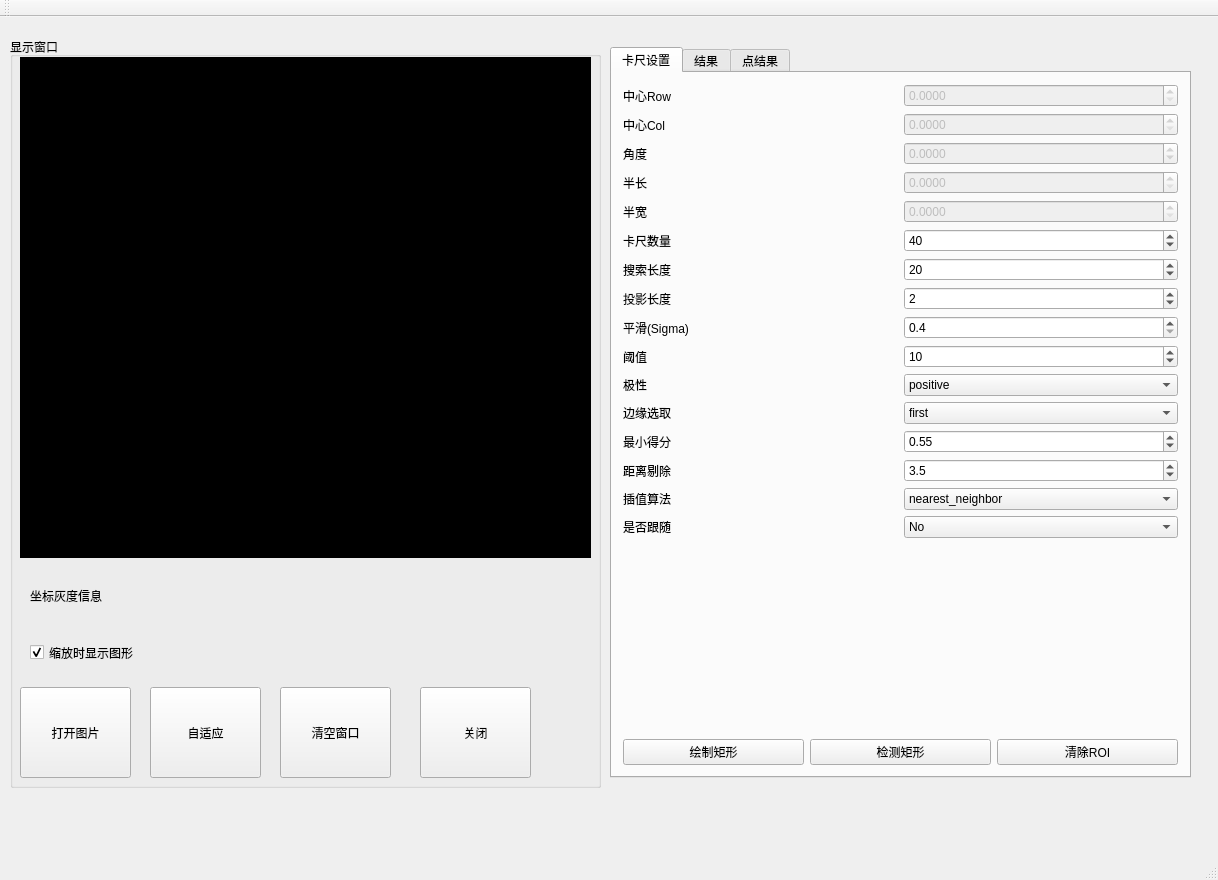
<?xml version="1.0" encoding="UTF-8"?>
<ui version="4.0">
 <class>RectangleWindowClass</class>
 <widget class="QMainWindow" name="RectangleWindowClass">
  <property name="geometry">
   <rect>
    <x>0</x>
    <y>0</y>
    <width>1218</width>
    <height>880</height>
   </rect>
  </property>
  <property name="windowTitle">
   <string>RectangleWindow</string>
  </property>
  <widget class="QWidget" name="centralWidget">
   <widget class="QGroupBox" name="groupBox">
    <property name="geometry">
     <rect>
      <x>10</x>
      <y>20</y>
      <width>591</width>
      <height>751</height>
     </rect>
    </property>
    <property name="title">
     <string>显示窗口</string>
    </property>
    <widget class="CMyLabel" name="lbl_Window">
     <property name="geometry">
      <rect>
       <x>10</x>
       <y>20</y>
       <width>571</width>
       <height>501</height>
      </rect>
     </property>
     <property name="styleSheet">
      <string notr="true">background-color: rgb(0, 0, 0);</string>
     </property>
     <property name="text">
      <string/>
     </property>
    </widget>
    <widget class="QPushButton" name="pBtn_ReadImage">
     <property name="geometry">
      <rect>
       <x>10</x>
       <y>650</y>
       <width>111</width>
       <height>91</height>
      </rect>
     </property>
     <property name="text">
      <string>打开图片</string>
     </property>
    </widget>
    <widget class="QPushButton" name="pBtn_FitImage">
     <property name="geometry">
      <rect>
       <x>140</x>
       <y>650</y>
       <width>111</width>
       <height>91</height>
      </rect>
     </property>
     <property name="text">
      <string>自适应</string>
     </property>
    </widget>
    <widget class="QLabel" name="lbl_Status">
     <property name="geometry">
      <rect>
       <x>20</x>
       <y>550</y>
       <width>561</width>
       <height>18</height>
      </rect>
     </property>
     <property name="text">
      <string>坐标灰度信息</string>
     </property>
    </widget>
    <widget class="QPushButton" name="btn_ClearWindow">
     <property name="geometry">
      <rect>
       <x>270</x>
       <y>650</y>
       <width>111</width>
       <height>91</height>
      </rect>
     </property>
     <property name="text">
      <string>清空窗口</string>
     </property>
    </widget>
    <widget class="QCheckBox" name="ckb_ShowObj">
     <property name="geometry">
      <rect>
       <x>20</x>
       <y>600</y>
       <width>131</width>
       <height>31</height>
      </rect>
     </property>
     <property name="text">
      <string>缩放时显示图形</string>
     </property>
     <property name="checked">
      <bool>true</bool>
     </property>
    </widget>
    <widget class="QPushButton" name="btn_Hide">
     <property name="geometry">
      <rect>
       <x>410</x>
       <y>650</y>
       <width>111</width>
       <height>91</height>
      </rect>
     </property>
     <property name="text">
      <string>关闭</string>
     </property>
    </widget>
   </widget>
   <widget class="QTabWidget" name="tabWidget_9">
    <property name="geometry">
     <rect>
      <x>610</x>
      <y>30</y>
      <width>581</width>
      <height>731</height>
     </rect>
    </property>
    <property name="currentIndex">
     <number>0</number>
    </property>
    <widget class="QWidget" name="tab_36">
     <attribute name="title">
      <string>卡尺设置</string>
     </attribute>
     <layout class="QGridLayout" name="gridLayout">
      <item row="0" column="0">
       <layout class="QVBoxLayout" name="verticalLayout">
        <item>
         <layout class="QHBoxLayout" name="horizontalLayout">
          <item>
           <widget class="QLabel" name="label_172">
            <property name="text">
             <string>中心Row</string>
            </property>
           </widget>
          </item>
          <item>
           <widget class="QDoubleSpinBox" name="dspb_CenterRow_Rectangle">
            <property name="enabled">
             <bool>false</bool>
            </property>
            <property name="decimals">
             <number>4</number>
            </property>
            <property name="minimum">
             <double>0.000000000000000</double>
            </property>
            <property name="maximum">
             <double>999999999.000000000000000</double>
            </property>
            <property name="singleStep">
             <double>0.000100000000000</double>
            </property>
           </widget>
          </item>
         </layout>
        </item>
        <item>
         <layout class="QHBoxLayout" name="horizontalLayout_3">
          <item>
           <widget class="QLabel" name="label_173">
            <property name="text">
             <string>中心Col</string>
            </property>
           </widget>
          </item>
          <item>
           <widget class="QDoubleSpinBox" name="dspb_CenterCol_Rectangle">
            <property name="enabled">
             <bool>false</bool>
            </property>
            <property name="decimals">
             <number>4</number>
            </property>
            <property name="minimum">
             <double>0.000000000000000</double>
            </property>
            <property name="maximum">
             <double>999999999.000000000000000</double>
            </property>
            <property name="singleStep">
             <double>0.000100000000000</double>
            </property>
           </widget>
          </item>
         </layout>
        </item>
        <item>
         <layout class="QHBoxLayout" name="horizontalLayout_4">
          <item>
           <widget class="QLabel" name="label_174">
            <property name="text">
             <string>角度</string>
            </property>
           </widget>
          </item>
          <item>
           <widget class="QDoubleSpinBox" name="dspb_Angle_Rectangle">
            <property name="enabled">
             <bool>false</bool>
            </property>
            <property name="decimals">
             <number>4</number>
            </property>
            <property name="minimum">
             <double>-99999.000000000000000</double>
            </property>
            <property name="maximum">
             <double>99999.000000000000000</double>
            </property>
            <property name="singleStep">
             <double>0.000100000000000</double>
            </property>
           </widget>
          </item>
         </layout>
        </item>
        <item>
         <layout class="QHBoxLayout" name="horizontalLayout_5">
          <item>
           <widget class="QLabel" name="label_175">
            <property name="text">
             <string>半长</string>
            </property>
           </widget>
          </item>
          <item>
           <widget class="QDoubleSpinBox" name="dspb_Len1_Rectangle">
            <property name="enabled">
             <bool>false</bool>
            </property>
            <property name="decimals">
             <number>4</number>
            </property>
            <property name="minimum">
             <double>0.000000000000000</double>
            </property>
            <property name="maximum">
             <double>999999999.000000000000000</double>
            </property>
            <property name="singleStep">
             <double>0.000100000000000</double>
            </property>
           </widget>
          </item>
         </layout>
        </item>
        <item>
         <layout class="QHBoxLayout" name="horizontalLayout_6">
          <item>
           <widget class="QLabel" name="label_176">
            <property name="text">
             <string>半宽</string>
            </property>
           </widget>
          </item>
          <item>
           <widget class="QDoubleSpinBox" name="dspb_Len2_Rectangle">
            <property name="enabled">
             <bool>false</bool>
            </property>
            <property name="decimals">
             <number>4</number>
            </property>
            <property name="minimum">
             <double>0.000000000000000</double>
            </property>
            <property name="maximum">
             <double>999999999.000000000000000</double>
            </property>
            <property name="singleStep">
             <double>0.000100000000000</double>
            </property>
           </widget>
          </item>
         </layout>
        </item>
        <item>
         <layout class="QHBoxLayout" name="horizontalLayout_7">
          <item>
           <widget class="QLabel" name="label_157">
            <property name="text">
             <string>卡尺数量</string>
            </property>
           </widget>
          </item>
          <item>
           <widget class="QSpinBox" name="spb_MeasureNum_Rectangle">
            <property name="maximum">
             <number>999999</number>
            </property>
            <property name="value">
             <number>40</number>
            </property>
           </widget>
          </item>
         </layout>
        </item>
        <item>
         <layout class="QHBoxLayout" name="horizontalLayout_8">
          <item>
           <widget class="QLabel" name="label_158">
            <property name="text">
             <string>搜索长度</string>
            </property>
           </widget>
          </item>
          <item>
           <widget class="QSpinBox" name="spb_MeasureLength1_Rectangle">
            <property name="maximum">
             <number>999999</number>
            </property>
            <property name="value">
             <number>20</number>
            </property>
           </widget>
          </item>
         </layout>
        </item>
        <item>
         <layout class="QHBoxLayout" name="horizontalLayout_9">
          <item>
           <widget class="QLabel" name="label_159">
            <property name="text">
             <string>投影长度</string>
            </property>
           </widget>
          </item>
          <item>
           <widget class="QSpinBox" name="spb_MeasureLength2_Rectangle">
            <property name="maximum">
             <number>999999</number>
            </property>
            <property name="value">
             <number>2</number>
            </property>
           </widget>
          </item>
         </layout>
        </item>
        <item>
         <layout class="QHBoxLayout" name="horizontalLayout_10">
          <item>
           <widget class="QLabel" name="label_160">
            <property name="text">
             <string>平滑(Sigma)</string>
            </property>
           </widget>
          </item>
          <item>
           <widget class="QDoubleSpinBox" name="dspb_MeasureSigma_Rectangle">
            <property name="decimals">
             <number>1</number>
            </property>
            <property name="minimum">
             <double>0.400000000000000</double>
            </property>
            <property name="singleStep">
             <double>0.100000000000000</double>
            </property>
           </widget>
          </item>
         </layout>
        </item>
        <item>
         <layout class="QHBoxLayout" name="horizontalLayout_11">
          <item>
           <widget class="QLabel" name="label_161">
            <property name="text">
             <string>阈值</string>
            </property>
           </widget>
          </item>
          <item>
           <widget class="QSpinBox" name="spb_MeasureThreshold_Rectangle">
            <property name="maximum">
             <number>255</number>
            </property>
            <property name="value">
             <number>10</number>
            </property>
           </widget>
          </item>
         </layout>
        </item>
        <item>
         <layout class="QHBoxLayout" name="horizontalLayout_12">
          <item>
           <widget class="QLabel" name="label_162">
            <property name="text">
             <string>极性</string>
            </property>
           </widget>
          </item>
          <item>
           <widget class="QComboBox" name="cmb_MeasureTransition_Rectangle">
            <item>
             <property name="text">
              <string>positive</string>
             </property>
            </item>
            <item>
             <property name="text">
              <string>negative</string>
             </property>
            </item>
            <item>
             <property name="text">
              <string>all</string>
             </property>
            </item>
            <item>
             <property name="text">
              <string>uniform</string>
             </property>
            </item>
           </widget>
          </item>
         </layout>
        </item>
        <item>
         <layout class="QHBoxLayout" name="horizontalLayout_13">
          <item>
           <widget class="QLabel" name="label_163">
            <property name="text">
             <string>边缘选取</string>
            </property>
           </widget>
          </item>
          <item>
           <widget class="QComboBox" name="cmb_MeasureSelect_Rectangle">
            <item>
             <property name="text">
              <string>first</string>
             </property>
            </item>
            <item>
             <property name="text">
              <string>last</string>
             </property>
            </item>
            <item>
             <property name="text">
              <string>all</string>
             </property>
            </item>
           </widget>
          </item>
         </layout>
        </item>
        <item>
         <layout class="QHBoxLayout" name="horizontalLayout_14">
          <item>
           <widget class="QLabel" name="label_164">
            <property name="text">
             <string>最小得分</string>
            </property>
           </widget>
          </item>
          <item>
           <widget class="QDoubleSpinBox" name="dspb_MinScore_Rectangle">
            <property name="decimals">
             <number>2</number>
            </property>
            <property name="maximum">
             <double>1.000000000000000</double>
            </property>
            <property name="singleStep">
             <double>0.010000000000000</double>
            </property>
            <property name="value">
             <double>0.550000000000000</double>
            </property>
           </widget>
          </item>
         </layout>
        </item>
        <item>
         <layout class="QHBoxLayout" name="horizontalLayout_15">
          <item>
           <widget class="QLabel" name="label_165">
            <property name="text">
             <string>距离剔除</string>
            </property>
           </widget>
          </item>
          <item>
           <widget class="QDoubleSpinBox" name="dspb_DistanceThreshold_Rectangle">
            <property name="decimals">
             <number>1</number>
            </property>
            <property name="maximum">
             <double>100.000000000000000</double>
            </property>
            <property name="singleStep">
             <double>0.100000000000000</double>
            </property>
            <property name="value">
             <double>3.500000000000000</double>
            </property>
           </widget>
          </item>
         </layout>
        </item>
        <item>
         <layout class="QHBoxLayout" name="horizontalLayout_16">
          <item>
           <widget class="QLabel" name="label_166">
            <property name="text">
             <string>插值算法</string>
            </property>
           </widget>
          </item>
          <item>
           <widget class="QComboBox" name="cmb_MeasureInterpolation_Rectangle">
            <item>
             <property name="text">
              <string>nearest_neighbor</string>
             </property>
            </item>
            <item>
             <property name="text">
              <string>bilinear</string>
             </property>
            </item>
            <item>
             <property name="text">
              <string>bicubic</string>
             </property>
            </item>
           </widget>
          </item>
         </layout>
        </item>
        <item>
         <layout class="QHBoxLayout" name="horizontalLayout_17">
          <item>
           <widget class="QLabel" name="label_167">
            <property name="text">
             <string>是否跟随</string>
            </property>
           </widget>
          </item>
          <item>
           <widget class="QComboBox" name="cmb_IsFollow_Rectangle">
            <item>
             <property name="text">
              <string>No</string>
             </property>
            </item>
            <item>
             <property name="text">
              <string>Yes</string>
             </property>
            </item>
           </widget>
          </item>
         </layout>
        </item>
       </layout>
      </item>
      <item row="1" column="0">
       <spacer name="verticalSpacer_10">
        <property name="orientation">
         <enum>Qt::Vertical</enum>
        </property>
        <property name="sizeHint" stdset="0">
         <size>
          <width>20</width>
          <height>204</height>
         </size>
        </property>
       </spacer>
      </item>
      <item row="2" column="0">
       <layout class="QHBoxLayout" name="horizontalLayout_132">
        <item>
         <widget class="QPushButton" name="btn_DrawRectangle_Rectangle">
          <property name="text">
           <string>绘制矩形</string>
          </property>
         </widget>
        </item>
        <item>
         <widget class="QPushButton" name="btn_DetectRectangle_Rectangle">
          <property name="text">
           <string>检测矩形</string>
          </property>
         </widget>
        </item>
        <item>
         <widget class="QPushButton" name="btn_ClearRoi_Rectangle">
          <property name="text">
           <string>清除ROI</string>
          </property>
         </widget>
        </item>
       </layout>
      </item>
     </layout>
    </widget>
    <widget class="QWidget" name="tab_37">
     <attribute name="title">
      <string>结果</string>
     </attribute>
     <widget class="QWidget" name="">
      <property name="geometry">
       <rect>
        <x>12</x>
        <y>28</y>
        <width>541</width>
        <height>651</height>
       </rect>
      </property>
      <layout class="QVBoxLayout" name="verticalLayout_2">
       <item>
        <layout class="QHBoxLayout" name="horizontalLayout_133">
         <item>
          <layout class="QHBoxLayout" name="horizontalLayout_134">
           <item>
            <widget class="QPushButton" name="btn_SaveData_Rectangle">
             <property name="text">
              <string>参数保存</string>
             </property>
            </widget>
           </item>
           <item>
            <widget class="QPushButton" name="btn_LoadData_Rectangle">
             <property name="text">
              <string>参数加载</string>
             </property>
            </widget>
           </item>
          </layout>
         </item>
         <item>
          <widget class="QLabel" name="lbl_RunCT_Rectangle">
           <property name="text">
            <string>运行时间</string>
           </property>
          </widget>
         </item>
        </layout>
       </item>
       <item>
        <spacer name="verticalSpacer_11">
         <property name="orientation">
          <enum>Qt::Vertical</enum>
         </property>
         <property name="sizeHint" stdset="0">
          <size>
           <width>20</width>
           <height>428</height>
          </size>
         </property>
        </spacer>
       </item>
       <item>
        <layout class="QHBoxLayout" name="horizontalLayout_2">
         <item>
          <layout class="QVBoxLayout" name="verticalLayout_4">
           <item>
            <widget class="QLabel" name="label_168">
             <property name="text">
              <string>中点X:</string>
             </property>
            </widget>
           </item>
           <item>
            <widget class="QLabel" name="label_169">
             <property name="text">
              <string>中点Y:</string>
             </property>
            </widget>
           </item>
           <item>
            <widget class="QLabel" name="label_170">
             <property name="text">
              <string>旋转角度:</string>
             </property>
            </widget>
           </item>
           <item>
            <widget class="QLabel" name="label_171">
             <property name="text">
              <string>半长:</string>
             </property>
            </widget>
           </item>
           <item>
            <widget class="QLabel" name="label_187">
             <property name="text">
              <string>半宽:</string>
             </property>
            </widget>
           </item>
          </layout>
         </item>
         <item>
          <layout class="QVBoxLayout" name="verticalLayout_3">
           <item>
            <widget class="QLineEdit" name="txt_Col_Rectangle">
             <property name="readOnly">
              <bool>true</bool>
             </property>
            </widget>
           </item>
           <item>
            <widget class="QLineEdit" name="txt_Row_Rectangle">
             <property name="readOnly">
              <bool>true</bool>
             </property>
            </widget>
           </item>
           <item>
            <widget class="QLineEdit" name="txt_Angle_Rectangle">
             <property name="readOnly">
              <bool>true</bool>
             </property>
            </widget>
           </item>
           <item>
            <widget class="QLineEdit" name="txt_Len1_Rectangle">
             <property name="readOnly">
              <bool>true</bool>
             </property>
            </widget>
           </item>
           <item>
            <widget class="QLineEdit" name="txt_Len2_Rectangle">
             <property name="readOnly">
              <bool>true</bool>
             </property>
            </widget>
           </item>
          </layout>
         </item>
        </layout>
       </item>
      </layout>
     </widget>
    </widget>
    <widget class="QWidget" name="tab_38">
     <attribute name="title">
      <string>点结果</string>
     </attribute>
     <widget class="QTableWidget" name="tablewidget_PointsResult_Rectangle">
      <property name="geometry">
       <rect>
        <x>10</x>
        <y>10</y>
        <width>561</width>
        <height>671</height>
       </rect>
      </property>
     </widget>
    </widget>
   </widget>
  </widget>
  <widget class="QMenuBar" name="menuBar">
   <property name="geometry">
    <rect>
     <x>0</x>
     <y>0</y>
     <width>1218</width>
     <height>23</height>
    </rect>
   </property>
  </widget>
  <widget class="QToolBar" name="mainToolBar">
   <attribute name="toolBarArea">
    <enum>TopToolBarArea</enum>
   </attribute>
   <attribute name="toolBarBreak">
    <bool>false</bool>
   </attribute>
  </widget>
  <widget class="QStatusBar" name="statusBar"/>
 </widget>
 <layoutdefault spacing="6" margin="11"/>
 <customwidgets>
  <customwidget>
   <class>CMyLabel</class>
   <extends>QLabel</extends>
   <header>cmylabel.h</header>
  </customwidget>
 </customwidgets>
 <resources/>
 <connections/>
</ui>
